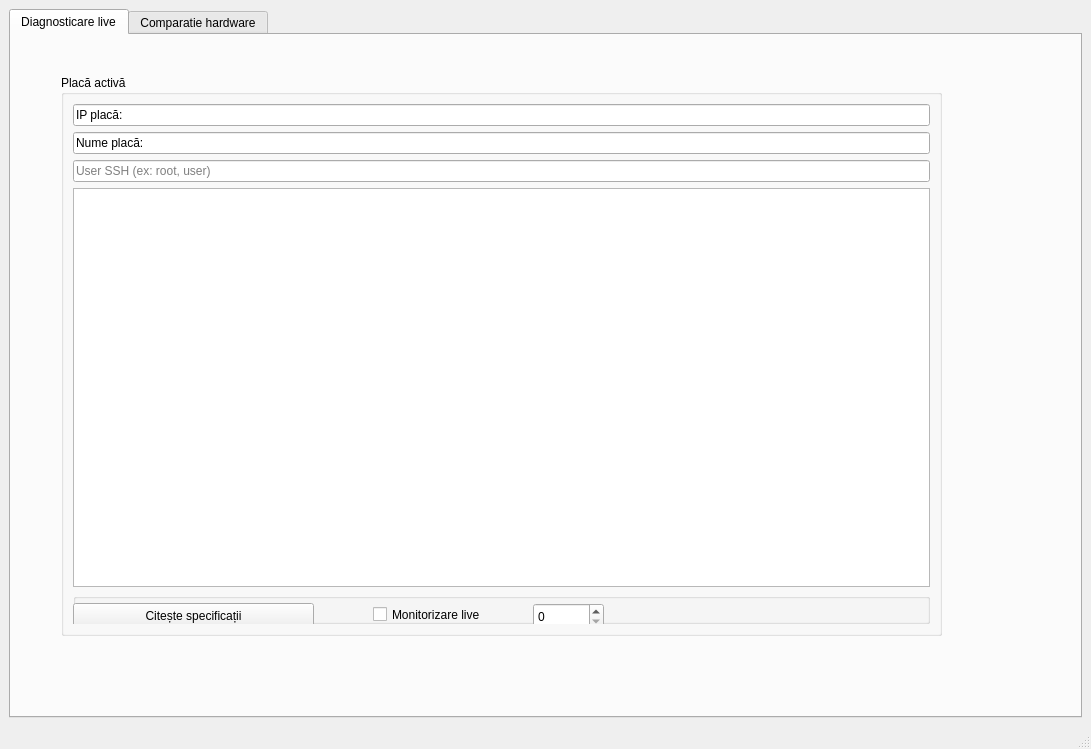
<?xml version="1.0" encoding="UTF-8"?>
<ui version="4.0">
 <class>MainWindow</class>
 <widget class="QMainWindow" name="MainWindow">
  <property name="geometry">
   <rect>
    <x>0</x>
    <y>0</y>
    <width>1091</width>
    <height>749</height>
   </rect>
  </property>
  <property name="windowTitle">
   <string>MainWindow</string>
  </property>
  <widget class="QWidget" name="centralwidget">
   <layout class="QGridLayout" name="gridLayout">
    <item row="0" column="0">
     <widget class="QTabWidget" name="tabWidget">
      <property name="currentIndex">
       <number>0</number>
      </property>
      <widget class="QWidget" name="tab_1">
       <property name="mouseTracking">
        <bool>false</bool>
       </property>
       <attribute name="title">
        <string>Diagnosticare live</string>
       </attribute>
       <widget class="QWidget" name="horizontalLayoutWidget_2">
        <property name="geometry">
         <rect>
          <x>50</x>
          <y>40</y>
          <width>881</width>
          <height>561</height>
         </rect>
        </property>
        <layout class="QHBoxLayout" name="horizontalLayout_2">
         <item>
          <widget class="QGroupBox" name="groupBox">
           <property name="title">
            <string>Placă activă</string>
           </property>
           <layout class="QVBoxLayout" name="verticalLayout">
            <item>
             <widget class="QLineEdit" name="inputHost">
              <property name="text">
               <string>IP placă:</string>
              </property>
             </widget>
            </item>
            <item>
             <widget class="QLineEdit" name="inputBoardLabel">
              <property name="text">
               <string>Nume placă:</string>
              </property>
              <property name="placeholderText">
               <string>Nume placă (opțional — auto-detectat dacă gol)</string>
              </property>
             </widget>
            </item>
            <item>
             <widget class="QLineEdit" name="inputUser">
              <property name="placeholderText">
               <string>User SSH (ex: root, user)</string>
              </property>
             </widget>
            </item>
            <item>
             <widget class="QPlainTextEdit" name="textActiveBoardStatus">
              <property name="readOnly">
               <bool>true</bool>
              </property>
             </widget>
            </item>
            <item>
             <widget class="QGroupBox" name="groupBox_4">
              <property name="title">
               <string/>
              </property>
              <property name="flat">
               <bool>false</bool>
              </property>
              <property name="checkable">
               <bool>false</bool>
              </property>
              <widget class="QCheckBox" name="chkAutoRefresh">
               <property name="geometry">
                <rect>
                 <x>300</x>
                 <y>10</y>
                 <width>151</width>
                 <height>23</height>
                </rect>
               </property>
               <property name="text">
                <string>Monitorizare live</string>
               </property>
              </widget>
              <widget class="QPushButton" name="btnFetchSpecs">
               <property name="geometry">
                <rect>
                 <x>0</x>
                 <y>10</y>
                 <width>241</width>
                 <height>26</height>
                </rect>
               </property>
               <property name="text">
                <string>Citește specificații</string>
               </property>
              </widget>
              <widget class="QSpinBox" name="spinRefreshInterval">
               <property name="geometry">
                <rect>
                 <x>460</x>
                 <y>10</y>
                 <width>71</width>
                 <height>27</height>
                </rect>
               </property>
              </widget>
             </widget>
            </item>
           </layout>
          </widget>
         </item>
        </layout>
       </widget>
      </widget>
      <widget class="QWidget" name="tab_2">
       <attribute name="title">
        <string>Comparatie hardware</string>
       </attribute>
       <layout class="QHBoxLayout" name="horizontalLayout">
        <item>
         <widget class="QGroupBox" name="groupBox_2">
          <property name="title">
           <string>Raspberry Pi 4</string>
          </property>
          <widget class="QLabel" name="labelPi4Specs">
           <property name="geometry">
            <rect>
             <x>2</x>
             <y>33</y>
             <width>541</width>
             <height>241</height>
            </rect>
           </property>
           <property name="text">
            <string>TextLabel</string>
           </property>
          </widget>
          <widget class="QGroupBox" name="groupBox_3">
           <property name="geometry">
            <rect>
             <x>10</x>
             <y>280</y>
             <width>531</width>
             <height>351</height>
            </rect>
           </property>
           <property name="title">
            <string>Raspberry Pi 5</string>
           </property>
           <widget class="QLabel" name="labelPi5Specs">
            <property name="geometry">
             <rect>
              <x>0</x>
              <y>20</y>
              <width>531</width>
              <height>211</height>
             </rect>
            </property>
            <property name="text">
             <string>TextLabel</string>
            </property>
           </widget>
           <widget class="QLabel" name="labelActiveBoardSummary">
            <property name="geometry">
             <rect>
              <x>0</x>
              <y>230</y>
              <width>531</width>
              <height>131</height>
             </rect>
            </property>
            <property name="text">
             <string>TextLabel</string>
            </property>
           </widget>
           <widget class="QComboBox" name="comboPi5Ram">
            <property name="geometry">
             <rect>
              <x>220</x>
              <y>0</y>
              <width>86</width>
              <height>26</height>
             </rect>
            </property>
            <item>
             <property name="text">
              <string>2GB</string>
             </property>
            </item>
            <item>
             <property name="text">
              <string>4GB</string>
             </property>
            </item>
            <item>
             <property name="text">
              <string>8GB</string>
             </property>
            </item>
            <item>
             <property name="text">
              <string>16GB</string>
             </property>
            </item>
           </widget>
          </widget>
          <widget class="QPushButton" name="btnCompare">
           <property name="geometry">
            <rect>
             <x>780</x>
             <y>590</y>
             <width>94</width>
             <height>26</height>
            </rect>
           </property>
           <property name="text">
            <string>Compară</string>
           </property>
          </widget>
          <widget class="QComboBox" name="comboPi4Ram">
           <property name="geometry">
            <rect>
             <x>220</x>
             <y>0</y>
             <width>86</width>
             <height>26</height>
            </rect>
           </property>
           <item>
            <property name="text">
             <string>1GB</string>
            </property>
           </item>
           <item>
            <property name="text">
             <string>2GB</string>
            </property>
           </item>
           <item>
            <property name="text">
             <string>4GB</string>
            </property>
           </item>
           <item>
            <property name="text">
             <string>8GB</string>
            </property>
           </item>
          </widget>
          <widget class="QPlainTextEdit" name="textComparisonResult">
           <property name="geometry">
            <rect>
             <x>550</x>
             <y>10</y>
             <width>491</width>
             <height>571</height>
            </rect>
           </property>
           <property name="readOnly">
            <bool>true</bool>
           </property>
          </widget>
         </widget>
        </item>
       </layout>
      </widget>
     </widget>
    </item>
   </layout>
  </widget>
  <widget class="QMenuBar" name="menubar">
   <property name="geometry">
    <rect>
     <x>0</x>
     <y>0</y>
     <width>1091</width>
     <height>23</height>
    </rect>
   </property>
  </widget>
  <widget class="QStatusBar" name="statusbar"/>
 </widget>
 <resources/>
 <connections/>
</ui>
